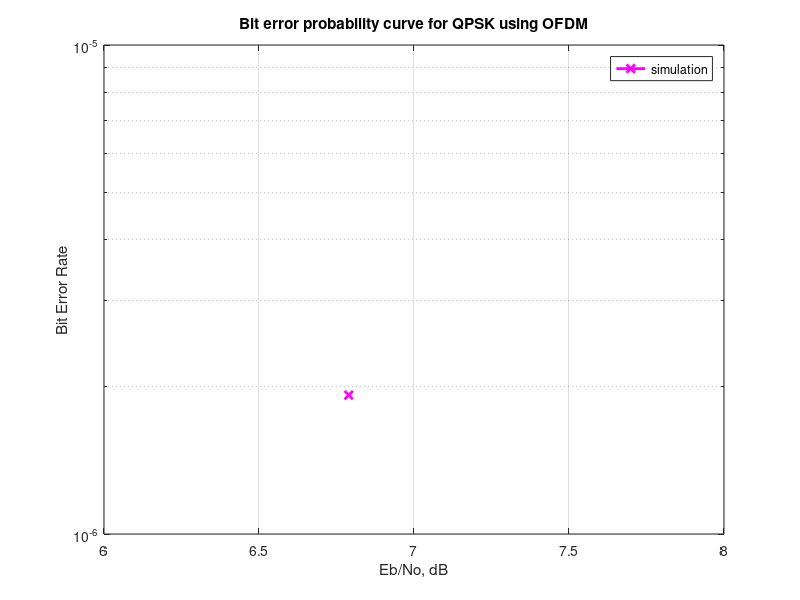

Recreate this plot in MATLAB.
% Script for computing the Bit Error probability using OFDM modulation

nFFT = 16; % fft size
nDSC = 52; % number of data subcarriers
nBitPerSym = 52; % number of bits per OFDM symbol (same as the number of subcarriers for BPSK)
nSym = 10^4; % number of symbols

EbN0dB = 6.7895; % SNR of QPSK with 10^-3 BER
EsN0dB = EbN0dB + 10*log10(nDSC/nFFT) + 10*log10(64/80); % converting to symbol to noise ratio

% Transmitter
ipBit = (2*(rand(1,nBitPerSym*nSym)>0.5)-1) + 1i*(2*(rand(1,nBitPerSym*nSym)>0.5)-1); 
ipBit = reshape(ipBit,nBitPerSym,nSym).'; % grouping into multiple symbolsa

% Assigning modulated symbols to subcarriers from [-26 to -1, +1 to +26]
xF = [zeros(nSym,6) ipBit(:,[1:nBitPerSym/2]) zeros(nSym,1) ipBit(:,[nBitPerSym/2+1:nBitPerSym]) zeros(nSym,5)] ;

% Taking FFT, the term (nFFT/sqrt(nDSC)) is for normalizing the power of transmit symbol to 1 
xt = (nFFT/sqrt(nDSC))*ifft(fftshift(xF.')).';

% Appending cylic prefix
xt = [xt(:,[49:64]) xt];

% Concatenating multiple symbols to form a long vector
xt = reshape(xt.',1,nSym*80);

%Channel 
nTap=3;
E=0.5^2+0.25^2+0.125^2;
ht=[0.5/(sqrt(E)),0.25/sqrt(E),0.125/sqrt(E)];
L  = length(ht);
chanOut = conv(xt,ht);  
nt = 1/sqrt(2)*[randn(1,nSym*80+L-1) + 1j*randn(1,nSym*80+L-1)];

% Noise addition,the term sqrt(80/64) is to account for the wasted energy due to cyclic prefix
yt = sqrt(80/64)*chanOut + 10^(-EbN0dB/20)*nt; % additive white gaussian noise
yt = yt(:,[1:800000]);

% Receiver
yt = reshape(yt.',80,nSym).'; % formatting the received vector into symbols
yt = yt(:,[17:80]); % removing cyclic prefix

% converting to frequency domain
yF = (sqrt(nDSC)/nFFT)*fftshift(fft(yt.')).'; 
yMod = yF(:,[6+[1:nBitPerSym/2] 7+[nBitPerSym/2+1:nBitPerSym] ]);

% QPSK demodulation
y_re = real(yMod); % real
y_im = imag(yMod); % imaginary
yMod(find(y_re < 0 & y_im < 0)) = -1 + -1*1i;
yMod(find(y_re >= 0 & y_im > 0)) = 1 + 1*1i;
yMod(find(y_re < 0 & y_im >= 0)) = -1 + 1*1i;
yMod(find(y_re >= 0 & y_im < 0)) = 1 - 1*1i;


% counting the errors
nErr = size(find(yMod - ipBit),2);
simBer = nErr/(nSym*nBitPerSym);
%{
%calculate PAR
par=zeros(nSym);
for i=1:nSym
    x=transpose(yMod(i,:));
    x_abs=abs(x);
    par(i)=10*log(max(x_abs.^2)/mean(x_abs.^2));
end
figure
hist(par);
%}
figure
semilogy(EbN0dB,simBer,'mx-','LineWidth',2);
grid on
legend('simulation');
xlabel('Eb/No, dB')
ylabel('Bit Error Rate')
title('Bit error probability curve for QPSK using OFDM')
